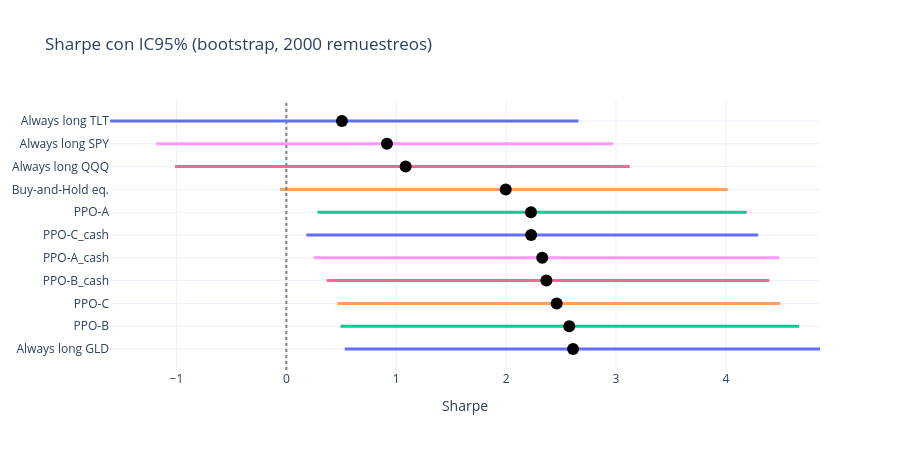

The notebook cell saved with this chart:
### Markdown cell above
## §5 Bootstrap IC95%

232 días de test no dan para establecer significación estadística fuerte. El bootstrap sobre retornos diarios nos dice cuál es el rango plausible del Sharpe poblacional.

### Code cell
boot_rows = []
for name, res in champions_results.items():
    if len(res["returns"]) < 30:
        continue
    b = bootstrap_sharpe(res["returns"], n_boot=2000)
    boot_rows.append({"Estrategia": name, **b})

boot_df = pd.DataFrame(boot_rows).sort_values("sharpe_mean", ascending=False).reset_index(drop=True)
print(boot_df.round(3).to_string(index=False))

fig = go.Figure()
for _, row in boot_df.iterrows():
    fig.add_trace(go.Scatter(
        x=[row["sharpe_ci_low"], row["sharpe_ci_high"]],
        y=[row["Estrategia"], row["Estrategia"]],
        mode="lines", line=dict(width=3), showlegend=False,
    ))
    fig.add_trace(go.Scatter(
        x=[row["sharpe_mean"]], y=[row["Estrategia"]],
        mode="markers", marker=dict(size=12, color="black"), showlegend=False,
    ))
fig.add_vline(x=0, line_dash="dot", line_color="gray")
fig.update_layout(
    title="Sharpe con IC95% (bootstrap, 2000 remuestreos)",
    xaxis_title="Sharpe", template="plotly_white", height=450,
)
fig.show()

### Figure 1 — Plotly figure (JSON) as saved in the notebook; plotly's stock layout.template omitted (floating-point values rounded to 4 significant figures)
{"data": [{"line": {"width": 3}, "mode": "lines", "showlegend": false, "type": "scatter", "x": [0.5315, 4.857], "y": ["Always long GLD", "Always long GLD"]}, {"marker": {"color": "black", "size": 12}, "mode": "markers", "showlegend": false, "type": "scatter", "x": [2.609], "y": ["Always long GLD"]}, {"line": {"width": 3}, "mode": "lines", "showlegend": false, "type": "scatter", "x": [0.4929, 4.667], "y": ["PPO-B", "PPO-B"]}, {"marker": {"color": "black", "size": 12}, "mode": "markers", "showlegend": false, "type": "scatter", "x": [2.575], "y": ["PPO-B"]}, {"line": {"width": 3}, "mode": "lines", "showlegend": false, "type": "scatter", "x": [0.4654, 4.496], "y": ["PPO-C", "PPO-C"]}, {"marker": {"color": "black", "size": 12}, "mode": "markers", "showlegend": false, "type": "scatter", "x": [2.46], "y": ["PPO-C"]}, {"line": {"width": 3}, "mode": "lines", "showlegend": false, "type": "scatter", "x": [0.3683, 4.396], "y": ["PPO-B_cash", "PPO-B_cash"]}, {"marker": {"color": "black", "size": 12}, "mode": "markers", "showlegend": false, "type": "scatter", "x": [2.367], "y": ["PPO-B_cash"]}, {"line": {"width": 3}, "mode": "lines", "showlegend": false, "type": "scatter", "x": [0.2483, 4.487], "y": ["PPO-A_cash", "PPO-A_cash"]}, {"marker": {"color": "black", "size": 12}, "mode": "markers", "showlegend": false, "type": "scatter", "x": [2.329], "y": ["PPO-A_cash"]}, {"line": {"width": 3}, "mode": "lines", "showlegend": false, "type": "scatter", "x": [0.1825, 4.295], "y": ["PPO-C_cash", "PPO-C_cash"]}, {"marker": {"color": "black", "size": 12}, "mode": "markers", "showlegend": false, "type": "scatter", "x": [2.228], "y": ["PPO-C_cash"]}, {"line": {"width": 3}, "mode": "lines", "showlegend": false, "type": "scatter", "x": [0.285, 4.191], "y": ["PPO-A", "PPO-A"]}, {"marker": {"color": "black", "size": 12}, "mode": "markers", "showlegend": false, "type": "scatter", "x": [2.227], "y": ["PPO-A"]}, {"line": {"width": 3}, "mode": "lines", "showlegend": false, "type": "scatter", "x": [-0.05741, 4.017], "y": ["Buy-and-Hold eq.", "Buy-and-Hold eq."]}, {"marker": {"color": "black", "size": 12}, "mode": "markers", "showlegend": false, "type": "scatter", "x": [1.997], "y": ["Buy-and-Hold eq."]}, {"line": {"width": 3}, "mode": "lines", "showlegend": false, "type": "scatter", "x": [-1.013, 3.125], "y": ["Always long QQQ", "Always long QQQ"]}, {"marker": {"color": "black", "size": 12}, "mode": "markers", "showlegend": false, "type": "scatter", "x": [1.086], "y": ["Always long QQQ"]}, {"line": {"width": 3}, "mode": "lines", "showlegend": false, "type": "scatter", "x": [-1.183, 2.974], "y": ["Always long SPY", "Always long SPY"]}, {"marker": {"color": "black", "size": 12}, "mode": "markers", "showlegend": false, "type": "scatter", "x": [0.9159], "y": ["Always long SPY"]}, {"line": {"width": 3}, "mode": "lines", "showlegend": false, "type": "scatter", "x": [-1.605, 2.659], "y": ["Always long TLT", "Always long TLT"]}, {"marker": {"color": "black", "size": 12}, "mode": "markers", "showlegend": false, "type": "scatter", "x": [0.5061], "y": ["Always long TLT"]}], "layout": {"height": 450, "shapes": [{"line": {"color": "gray", "dash": "dot"}, "type": "line", "x0": 0, "x1": 0, "xref": "x", "y0": 0, "y1": 1, "yref": "y domain"}], "title": {"text": "Sharpe con IC95% (bootstrap, 2000 remuestreos)"}, "xaxis": {"title": {"text": "Sharpe"}}}}
